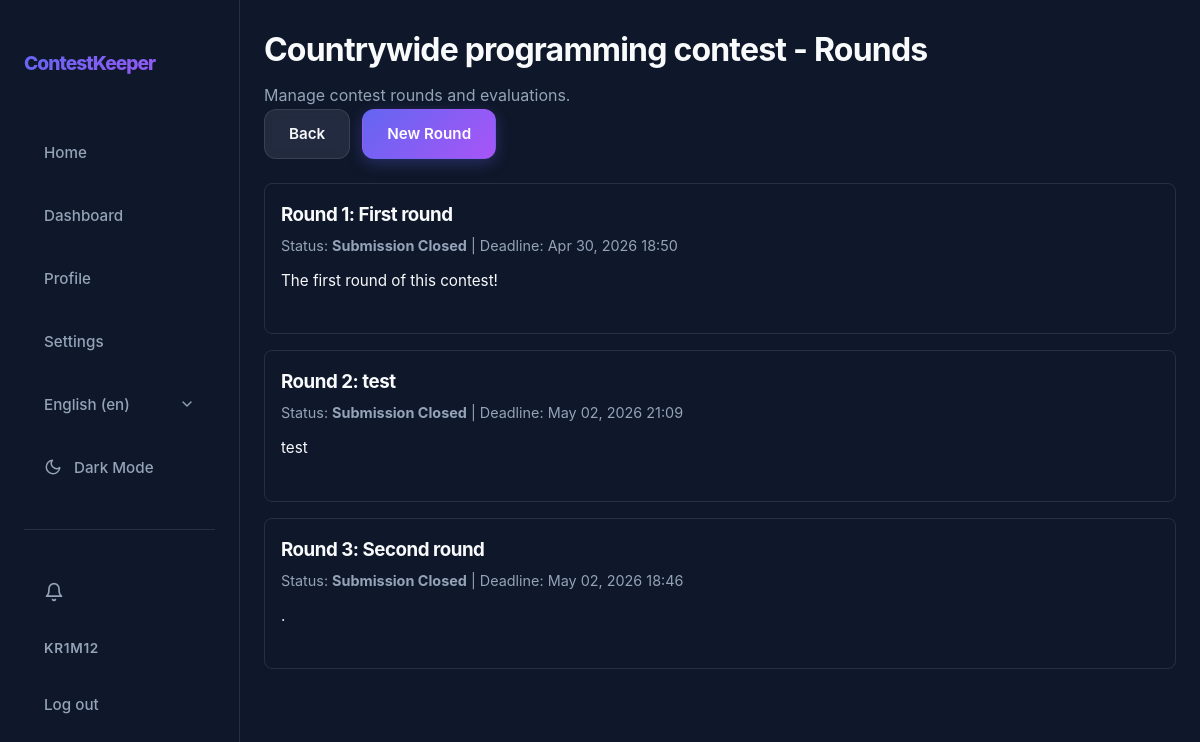
The page /en/contests/16/rounds/ (signed in) on the database its author committed.
### app/models.py (models this page shows, shortened)
class User(AbstractUser):
    class Role(models.TextChoices):
        ORGANIZER = "ORGANIZER", _("Organizer")
        JURY = "JURY", _("Jury")
        PARTICIPANT = "PARTICIPANT", _("Participant")
    username = models.CharField(max_length=20, unique=True)
    bio = models.CharField(max_length=200, blank=True)
    role = models.CharField(choices=Role.choices, default=Role.PARTICIPANT)

class Contest(models.Model):
    class Status(models.TextChoices):
        DRAFT = "DRAFT", _("Draft")
        REGISTRATION = "REGISTRATION", _("Registration")
        RUNNING = "RUNNING", _("Running")
        FINISHED = "FINISHED", _("Finished")
    name = models.CharField(max_length=100)
    description = models.TextField(max_length=500)
    registration_start = models.DateTimeField(null=True, blank=True)
    registration_end = models.DateTimeField(null=True, blank=True)
    start_date = models.DateTimeField()
    end_date = models.DateTimeField()
    max_teams = models.PositiveIntegerField(null=True, blank=True)
    format = models.CharField(max_length=50, blank=True, help_text="e.g. Online, Onsite, Hybrid")
    organizer = models.ForeignKey(User, on_delete=models.CASCADE, related_name="organized_contests", null=True, blank=True)
    status = models.CharField(choices=Status.choices, default=Status.DRAFT)
    is_draft = models.BooleanField(default=True)
    jurys = models.ManyToManyField(User, related_name="judged_contests", blank=True)
    participants = models.ManyToManyField(User, related_name="participated_contests", blank=True)
    teams = models.ManyToManyField(Team, related_name="teams_in_contests", blank=True)

class Round(models.Model):
    class Status(models.TextChoices):
        DRAFT = "DRAFT", _("Draft")
        ACTIVE = "ACTIVE", _("Active")
        SUBMISSION_CLOSED = "SUBMISSION_CLOSED", _("Submission Closed")
        EVALUATED = "EVALUATED", _("Evaluated")
    contest = models.ForeignKey(Contest, on_delete=models.CASCADE, related_name="rounds")
    title = models.CharField(max_length=200)
    description = models.TextField()
    tech_requirements = models.TextField()
    must_have = models.JSONField(default=list, help_text="List of required checklist items")
    start_time = models.DateTimeField()
    deadline = models.DateTimeField()
    materials = models.JSONField(default=list, blank=True, null=True, help_text="List of {label, url}")
    status = models.CharField(max_length=20, choices=Status.choices, default=Status.DRAFT)
    order = models.PositiveIntegerField(default=0, help_text="Round number within contest")
    created_by = models.ForeignKey(User, on_delete=models.SET_NULL, null=True, related_name="created_rounds")
    created_at = models.DateTimeField(auto_now_add=True)
    class Meta:
        ordering = ["contest", "order", "created_at"]
        unique_together = ("contest", "order")

### app/views/views_rounds.py (the view)
# urls.py: path("<int:pk>/rounds/",                    views.RoundListView.as_view(),     name="contest_rounds"),
class RoundListView(OrganizerRequiredMixin, ListView):
    template_name = "app/rounds/round_list.html"
    context_object_name = "rounds"
    def get_queryset(self):
        self.contest = get_object_or_404(Contest, pk=self.kwargs["pk"])
        return Round.objects.filter(contest=self.contest).order_by("order")
    def get_context_data(self, **kwargs):
        return super().get_context_data(contest=self.contest, **kwargs)

### app/context_processors.py (called while the page is built)
def notification_count(request):
    if request.user.is_authenticated:
        return {
            'unread_notification_count': request.user.notifications.filter(is_read=False).count()
        }
    return {'unread_notification_count': 0}

### app/views/views_base.py (called while the page is built)
    def dispatch(self, request, *args, **kwargs):
        self.contest = get_object_or_404(Contest, pk=kwargs["pk"])
        return super().dispatch(request, *args, **kwargs)

    def get_context_data(self, **kwargs):
        context = super().get_context_data(**kwargs)
        context["contest"] = self.contest
        return context

    def dispatch(self, request, *args, **kwargs):
        self.contest = get_object_or_404(Contest, pk=kwargs["pk"])
        if not request.user.is_authenticated:
            return self.handle_no_permission()
        if self.contest.organizer != request.user and not request.user.is_staff:
            return HttpResponseForbidden("You are not the organizer of this contest.")
        return super().dispatch(request, *args, **kwargs)

### app/templates/app/rounds/round_list.html (shortened to what this page needs)
{% extends 'app/core/base.html' %}
{% load static i18n %}
{% block extra_css %}
<link rel="stylesheet" href="{% static 'css/rounds/round_list.css' %}">
<link rel="stylesheet" href="{% static 'css/core/nav.css' %}">
{% endblock %}
{% block content %}
        <div class="detail-card div-009">
            <div class="detail-header div-005">
                <div>
                    <h1 class="detail-title">{{ contest.name }} - {% trans "Rounds" %}</h1>
                    <p class="p-003">{% trans "Manage contest rounds and evaluations." %}</p>
                </div>
                <div class="div-004">
                    <a href="{% url 'contest_detail' contest.pk %}" class="btn btn-secondary">{% trans "Back" %}</a>
                    <a href="{% url 'round_create' contest.pk %}" class="btn btn-primary">{% trans "New Round" %}</a>
                </div>
            </div>
            {% if rounds %}
                <div class="div-003">
                    {% for round in rounds %}
                        <div class="div-006">
                            <div class="div-007">
                                <div>
                                    <h3 class="h3-001">
                                        <a href="{% url 'round_detail' contest.pk round.id %}" class="a-001">
                                        </a>
                                    </h3>
                                    <p class="p-002">
                                        {% trans "Status" %}: <strong>{{ round.get_status_display }}</strong>
                                        | {% trans "Deadline" %}: {{ round.deadline|date:"M d, Y H:i" }}
                                    </p>
                                </div>
                            </div>
                            <p class="p-001">{{ round.description|truncatewords:20 }}</p>
                        </div>
                    {% endfor %}
                </div>
            {% else %}
                <div class="div-008">
                    <p>{% blocktrans with url=round_create_url %}No rounds created yet. <a href="{{ url }}">Create the first round</a>{% endblocktrans %}</p>
                </div>
            {% endif %}
        </div>
{% endblock %}

### app/templates/app/core/nav.html (shortened to what this page needs)
{% load static i18n %}
<nav id="nav">
    <div class="nav-container">
        <a href="{% url 'home' %}" class="nav-logo">ContestKeeper</a>
        <div class="nav-links">
            <button data-url="{% url 'home' %}" class="nav-link" id="homeBtn">{% trans "Home" %}</button>
            <button data-url="{% url 'dashboard' %}" class="nav-link" id="dashboardBtn">{% trans "Dashboard" %}</button>
            <button data-url="{% url 'profile' %}" class="nav-link" id="profileBtn">{% trans "Profile" %}</button>
            <button data-url="{% url 'settings' %}" class="nav-link" id="settingsBtn">{% trans "Settings" %}</button>
            <div class="nav-lang-switcher">
                <form action="{% url 'set_language' %}" method="post" class="form-001">
                    <select name="language" onchange="this.form.submit()" class="nav-lang-select" aria-label="{% trans 'Select language' %}">
                        {% get_current_language as LANGUAGE_CODE %}
                        {% get_available_languages as LANGUAGES %}
                        {% get_language_info_list for LANGUAGES as languages %}
                        {% for language in languages %}
                            <option value="{{ language.code }}"{% if language.code == LANGUAGE_CODE %} selected{% endif %}>
                                {{ language.name_local }} ({{ language.code }})
                            </option>
                        {% endfor %}
                    </select>
                </form>
            </div>
            <button id="themeToggle" class="nav-link" aria-label="{% trans 'Toggle theme' %}">
                <svg id="themeIcon" width="18" height="18" viewBox="0 0 24 24" fill="none" stroke="currentColor" stroke-width="2" stroke-linecap="round" stroke-linejoin="round" class="svg-001">
                    <path d="M21 12.79A9 9 0 1 1 11.21 3 7 7 0 0 0 21 12.79z"></path>
                </svg>
                <span id="themeText">{% if request.COOKIES.theme == 'light' %}{% trans "Light Mode" %}{% else %}{% trans "Dark Mode" %}{% endif %}</span>
            </button>
            <hr class="nav-auth-divider">
            {% if user.is_authenticated %}
            <button data-url="{% url 'notification_list' %}" class="nav-link notification-btn" id="notificationsBtn" aria-label="{% trans 'Notifications' %}">
                <svg width="20" height="20" viewBox="0 0 24 24" fill="none" stroke="currentColor" stroke-width="2" stroke-linecap="round" stroke-linejoin="round">
                    <path d="M18 8A6 6 0 0 0 6 8c0 7-3 9-3 9h18s-3-2-3-9"></path>
                    <path d="M13.73 21a2 2 0 0 1-3.46 0"></path>
                </svg>
            </button>
            <span class="nav-user">{{ user.username }}</span>
            <form method="post" action="{% url 'logout' %}" class="nav-logout-form">
                <button type="submit" class="nav-link">{% trans "Log out" %}</button>
            </form>
            {% else %}
            <a href="{% url 'register' %}" class="nav-link">{% trans "Register" %}</a>
            <a href="{% url 'login' %}" class="nav-link">{% trans "Log in" %}</a>
            {% endif %}
        </div>
    </div>
</nav>

### app/static/css/core/common.css (style rules this page uses)
:root { --nav-width: 260px; --primary: #6366f1; --primary-rgb: 99, 102, 241; --primary-hover: #4f46e5; --secondary: #a855f7; --bg-dark: #0f172a; --bg-card: var(--glass-light); --text-main: #f8fafc; --text-muted: #94a3b8; --border: rgba(var(--white-rgb), 0.1); --glass: var(--glass-light); --glass-hover: rgba(var(--white-rgb), 0.1); --bg-card-hover: rgba(var(--bg-dark-rgb), 0.95); --input-bg: var(--bg-navy-medium); --input-bg-focus: var(--bg-navy-solid); --input-text: #ffffff; --shadow-lg: 0 10px 25px -5px var(--shadow-intensity-dark), 0 8px 10px -6px var(--shadow-intensity-dark); --success: #22c55e; --success-rgb: 34, 197, 94; --error: #ef4444; --error-rgb: 239, 68, 68; --warning: #f59e0b; --warning-rgb: 245, 158, 11; --info: #3b82f6; --info-rgb: 59, 130, 246; --slate-rgb: 148, 163, 184; --white-rgb: 255, 255, 255; --black-rgb: 0, 0, 0; --bg-primary-tint: rgba(var(--primary-rgb), 0.1); --bg-success-tint: rgba(var(--success-rgb), 0.15); --bg-error-tint: rgba(var(--error-rgb), 0.15); --bg-warning-tint: rgba(var(--warning-rgb), 0.15); --bg-info-tint: rgba(var(--info-rgb), 0.15); --bg-slate-tint: rgba(var(--slate-rgb), 0.15); --overlay-subtle: rgba(var(--black-rgb), 0.05); --overlay-medium: rgba(var(--black-rgb), 0.1); --glass-light: rgba(var(--white-rgb), 0.05); --glass-medium: rgba(var(--white-rgb), 0.3); --glass-border-light: rgba(var(--white-rgb), 0.1); --shadow-brand: var(--shadow-brand); --primary-subtle: rgba(var(--primary-rgb), 0.1); --primary-medium: rgba(var(--primary-rgb), 0.3); --primary-strong: rgba(var(--primary-rgb), 0.4); --bg-dark-rgb: 15, 23, 42; --bg-navy-soft: rgba(var(--bg-dark-rgb), 0.4); --bg-navy-medium: rgba(var(--bg-dark-rgb), 0.6); --bg-navy-solid: rgba(var(--bg-dark-rgb), 0.8); --shadow-intensity-dark: rgba(var(--black-rgb), 0.3); --shadow-faint: rgba(var(--black-rgb), 0.06); --glass-solid-light: rgba(var(--white-rgb), 0.85); --glass-solid-ultra: rgba(var(--white-rgb), 0.95); --white-alpha-02: rgba(var(--white-rgb), 0.02); --white-alpha-03: rgba(var(--white-rgb), 0.03); --white-alpha-07: rgba(var(--white-rgb), 0.07); --white-alpha-20: rgba(var(--white-rgb), 0.20); --hex-primary-1: var(--primary); --hex-primary-2: var(--primary); --hex-indigo-alt: var(--primary); --hex-primary-light: var(--bg-primary-tint); --hex-primary-lightest: var(--bg-primary-tint); --hex-primary-dark: var(--primary-hover); --hex-success-1: var(--success); --hex-success-2: var(--success); --hex-success-3: var(--success); --hex-success-4: var(--success); --hex-success-light: var(--bg-success-tint); --hex-success-dark: var(--success); }
@media (max-width: 1200px) { :root { --nav-width: 240px; } }
* { margin: 0; box-sizing: border-box; }
html { overflow-x: clip; font-size: clamp(16px, 1vw, 5vw); }
body { background-color: var(--bg-dark); color: var(--text-main); font-family: "Inter", -apple-system, BlinkMacSystemFont, "Segoe UI", Roboto, Helvetica, Arial, sans-serif; line-height: 1.6; min-height: 100vh; overflow-x: clip; }
h1, h2, h3 { color: var(--text-main); letter-spacing: -0.025em; }
.btn { display: inline-flex; align-items: center; justify-content: center; padding: 0.75rem 1.5rem; border-radius: 0.75rem; font-weight: 600; font-size: 0.95rem; font-family: inherit; text-decoration: none; transition: all 0.2s ease; cursor: pointer; border: 1px solid transparent; gap: 0.5rem; }
.btn-primary { background: linear-gradient(135deg, var(--primary) 0%, var(--secondary) 100%); color: white; box-shadow: 0 4px 15px var(--primary-medium); }
.btn-secondary { background: var(--bg-slate-tint); color: var(--text-main); border: 1px solid var(--border); backdrop-filter: blur(4px); }
.form-input, input, textarea, select { width: 100%; background: var(--input-bg); border: 1px solid var(--border); border-radius: 0.8rem; padding: 0.8rem 1rem; color: var(--input-text); font-family: inherit; font-size: 1rem; transition: all 0.3s; }

### rows shown on the page
User: username "KR1M12"
Contest: name "Countrywide programming contest"
Round: status "Submission Closed", deadline "Apr 30, 2026 18:50", description "The first round of this contest!"
Round: status "Submission Closed", deadline "May 02, 2026 21:09", description "test"
Round: status "Submission Closed", deadline "May 02, 2026 18:46", description "."

### other values the page prints
form field language "English (en)"
